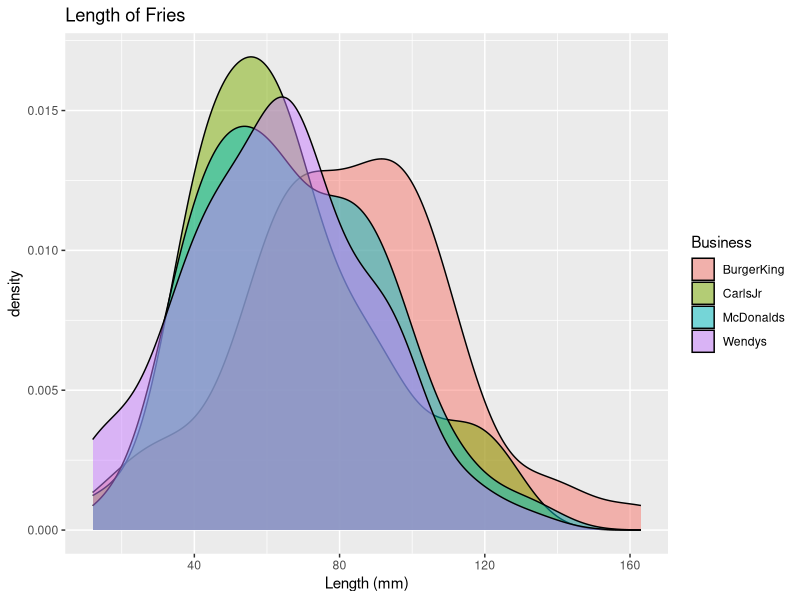
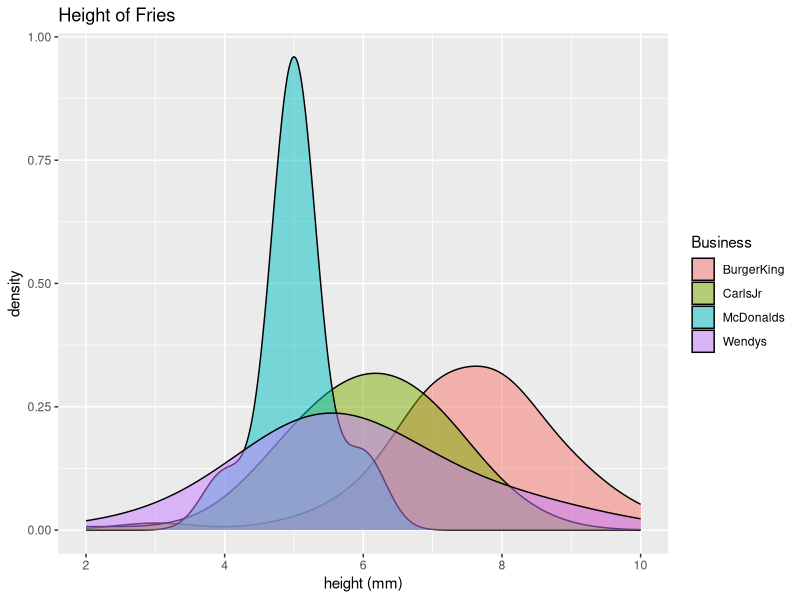
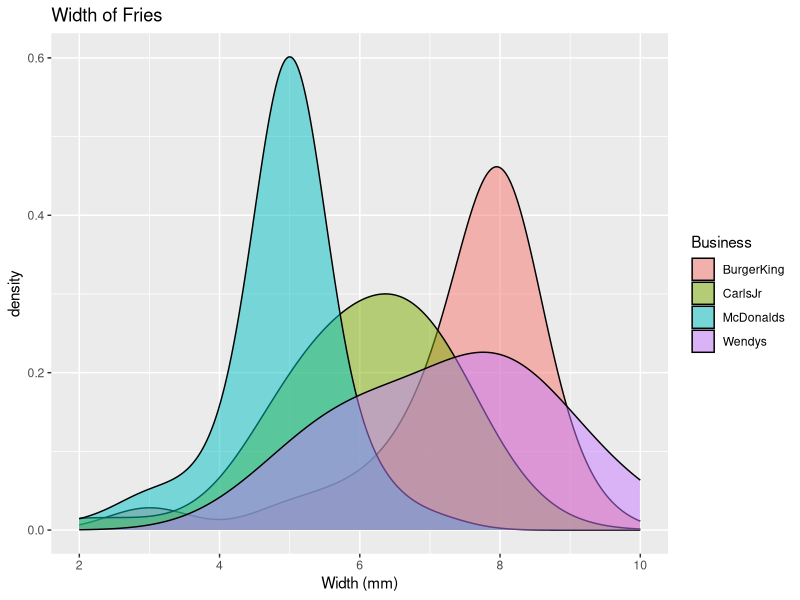
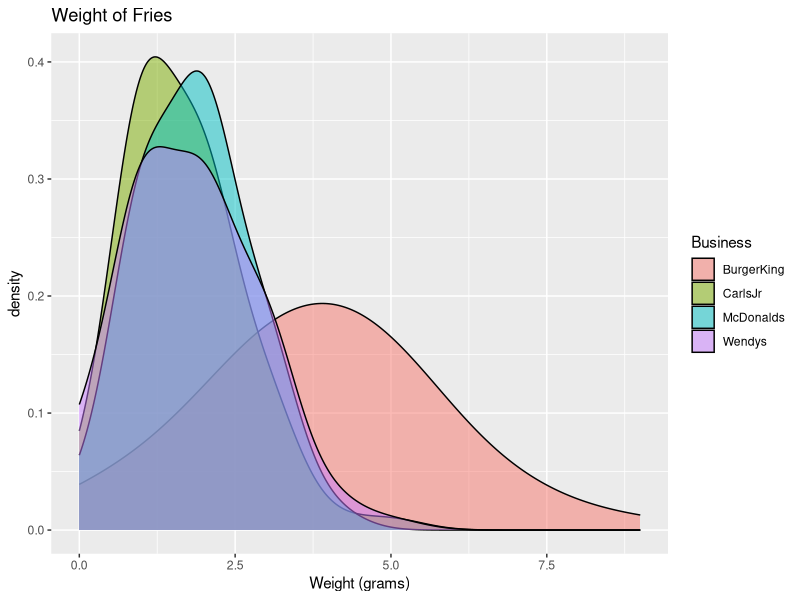
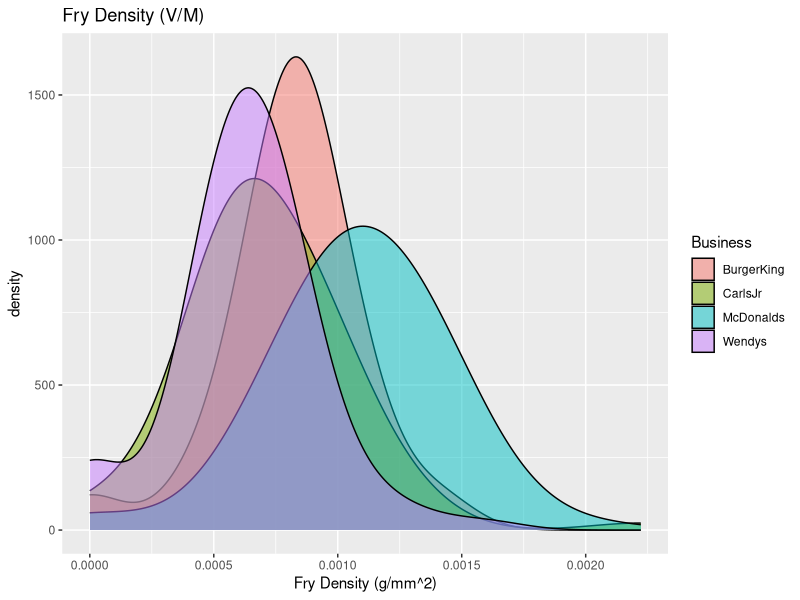

Write R code to recreate these figures, in order.
## ---- chunk 1
knitr::opts_chunk$set(echo = TRUE)
library(tidyverse)
fries <- read.csv("fries.csv")
## ---- chunk 2
##start with adding density so all subsets have density
fries$Density = fries$Grams /(fries$Length * fries$Width * fries$Height)

##All that fancy stats stuff
##If you want to get data from just one place do something like 
##`r 
justWendys <- subset(fries, Business== "Wendys")
justbk <- subset(fries, Business== "BurgerKing")
justmcd <- subset(fries, Business== "McDonalds")
justcarl <- subset(fries, Business== "CarlsJr")
## ---- chunk 3
WWeight <- sum(justWendys$Grams)
BWeight <- sum(justbk$Grams)
MWeight <- sum(justmcd$Grams)
CWeight <- sum(justcarl$Grams)

weightsSum <- (matrix(c("Location", "Combined Weight", "Individual Sums", 
                        "Wendy's", 180, WWeight, 
                        "Burger King", 182, BWeight, 
                        "McDonalds", 185, MWeight, 
                        "Carl's Jr", 151, CWeight)
                      ,3))
weightSumMatrix <- (matrix(c(180,  182, 185, 151, WWeight, BWeight,  MWeight,  CWeight), 4))

deviationWeights <- (abs(180 - WWeight) + abs(182 - BWeight) + abs(185 - MWeight) + abs(151 - CWeight))/4

echo = TRUE

knitr::kable(weightsSum, caption = "Combined Weight vs. Individual Weights Summed")


## ---- chunk 4
ggplot(fries) +
  geom_density(aes(x=Length, fill=Business), alpha=0.5) +
  labs(
    title="Length of Fries",
    x="Length (mm)"
  ) +
  theme_gray()

## ---- chunk 5

ggplot(fries) +
  geom_density(aes(x=Height, fill=Business), alpha=0.5, adjust=1.9) +
  labs(
    title="Height of Fries",
    x="height (mm)"
  ) +
  theme_gray()
## ---- chunk 6

ggplot(fries) +
  geom_density(aes(x=Width, fill=Business), alpha=0.5, adjust=1.9) +
  labs(
    title="Width of Fries",
    x="Width (mm)"
  ) +
  theme_gray()
## ---- chunk 7

ggplot(fries) +
  geom_density(aes(x=Grams, fill=Business), alpha=0.5, adjust=1.9) +
  labs(
    title="Weight of Fries",
    x="Weight (grams)"
  ) +
  theme_gray()

#adjust 1.9 smoothes the discrete values into a normal looking graph.
## ---- chunk 8

ggplot(fries) +
  geom_density(aes(x=Density, fill=Business), alpha=0.5, adjust=1.9) +
  labs(
    title="Fry Density (V/M)",
    x="Fry Density (g/mm^2)"
  ) +
  theme_gray()

#adjust 1.9 smoothes the discrete values into a normal looking graph.
## ---- chunk 9
##Alex will continue this thought

AverageStats <- data.frame (Company  = c("McDonalds", "Wendy's", "Burger King", "Carl's Jr."),
                            FryCount = c(95,93,48,82),
                            TotalCost     = c(3.68,3.13,3.55,3.22)
                           )

AverageStats$CostPerFry <- AverageStats$TotalCost/AverageStats$FryCount
knitr::kable(AverageStats, caption = "Fry Count, Cost, and Price per Fry")
